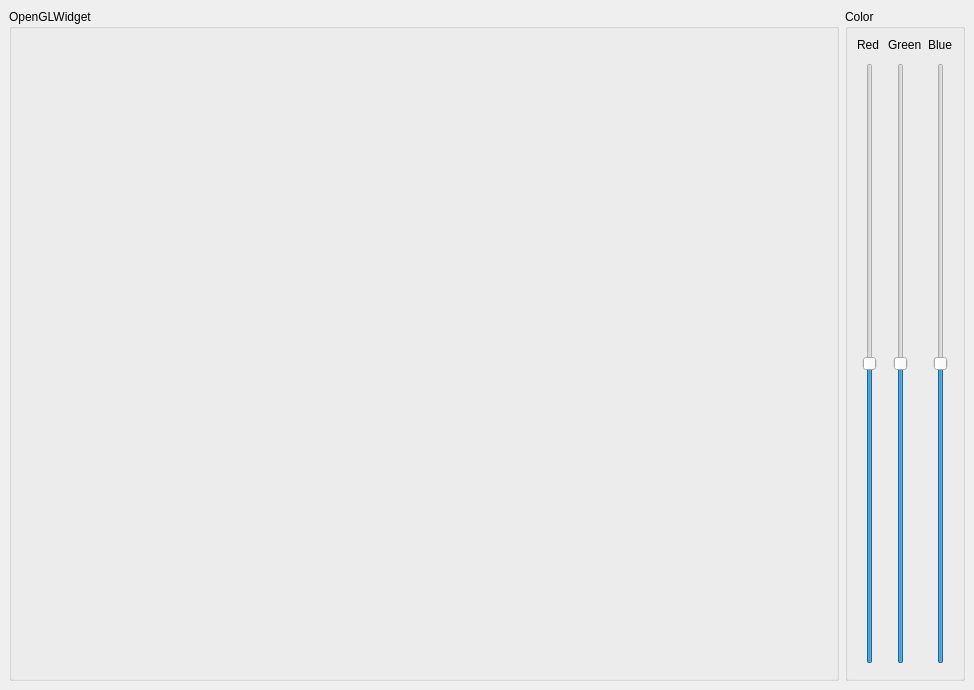
<?xml version="1.0" encoding="UTF-8"?>
<ui version="4.0">
 <class>MainWindow</class>
 <widget class="QMainWindow" name="MainWindow">
  <property name="geometry">
   <rect>
    <x>0</x>
    <y>0</y>
    <width>974</width>
    <height>690</height>
   </rect>
  </property>
  <property name="windowTitle">
   <string>MainWindow</string>
  </property>
  <widget class="QWidget" name="centralwidget">
   <layout class="QGridLayout" name="gridLayout_4" columnstretch="5,0">
    <item row="0" column="0">
     <widget class="QGroupBox" name="groupBox_openGLScreen">
      <property name="title">
       <string>OpenGLWidget</string>
      </property>
      <layout class="QGridLayout" name="gridLayout_3">
       <item row="0" column="0">
        <layout class="QVBoxLayout" name="verticalLayout"/>
       </item>
      </layout>
     </widget>
    </item>
    <item row="0" column="1">
     <widget class="QGroupBox" name="groupBox">
      <property name="title">
       <string>Color</string>
      </property>
      <layout class="QGridLayout" name="gridLayout">
       <item row="1" column="3">
        <layout class="QVBoxLayout" name="verticalLayout_5">
         <property name="leftMargin">
          <number>5</number>
         </property>
         <property name="topMargin">
          <number>5</number>
         </property>
         <property name="rightMargin">
          <number>5</number>
         </property>
         <property name="bottomMargin">
          <number>5</number>
         </property>
         <item>
          <widget class="QSlider" name="verticalSlider_blue">
           <property name="minimum">
            <number>-100</number>
           </property>
           <property name="maximum">
            <number>100</number>
           </property>
           <property name="pageStep">
            <number>10</number>
           </property>
           <property name="tracking">
            <bool>true</bool>
           </property>
           <property name="orientation">
            <enum>Qt::Vertical</enum>
           </property>
          </widget>
         </item>
        </layout>
       </item>
       <item row="1" column="0">
        <layout class="QVBoxLayout" name="verticalLayout_3">
         <property name="leftMargin">
          <number>5</number>
         </property>
         <property name="topMargin">
          <number>5</number>
         </property>
         <property name="rightMargin">
          <number>5</number>
         </property>
         <property name="bottomMargin">
          <number>5</number>
         </property>
         <item>
          <widget class="QSlider" name="verticalSlider_red">
           <property name="minimum">
            <number>-100</number>
           </property>
           <property name="maximum">
            <number>100</number>
           </property>
           <property name="singleStep">
            <number>1</number>
           </property>
           <property name="pageStep">
            <number>10</number>
           </property>
           <property name="sliderPosition">
            <number>0</number>
           </property>
           <property name="orientation">
            <enum>Qt::Vertical</enum>
           </property>
          </widget>
         </item>
        </layout>
       </item>
       <item row="1" column="2">
        <layout class="QVBoxLayout" name="verticalLayout_4">
         <property name="leftMargin">
          <number>5</number>
         </property>
         <property name="topMargin">
          <number>5</number>
         </property>
         <property name="rightMargin">
          <number>5</number>
         </property>
         <property name="bottomMargin">
          <number>5</number>
         </property>
         <item>
          <widget class="QSlider" name="verticalSlider_green">
           <property name="minimum">
            <number>-100</number>
           </property>
           <property name="maximum">
            <number>100</number>
           </property>
           <property name="pageStep">
            <number>10</number>
           </property>
           <property name="orientation">
            <enum>Qt::Vertical</enum>
           </property>
          </widget>
         </item>
        </layout>
       </item>
       <item row="0" column="0">
        <widget class="QLabel" name="label">
         <property name="text">
          <string>Red</string>
         </property>
        </widget>
       </item>
       <item row="0" column="2">
        <widget class="QLabel" name="label_2">
         <property name="text">
          <string>Green</string>
         </property>
        </widget>
       </item>
       <item row="0" column="3">
        <widget class="QLabel" name="label_3">
         <property name="text">
          <string>Blue</string>
         </property>
        </widget>
       </item>
      </layout>
     </widget>
    </item>
   </layout>
  </widget>
 </widget>
 <resources/>
 <connections/>
</ui>
